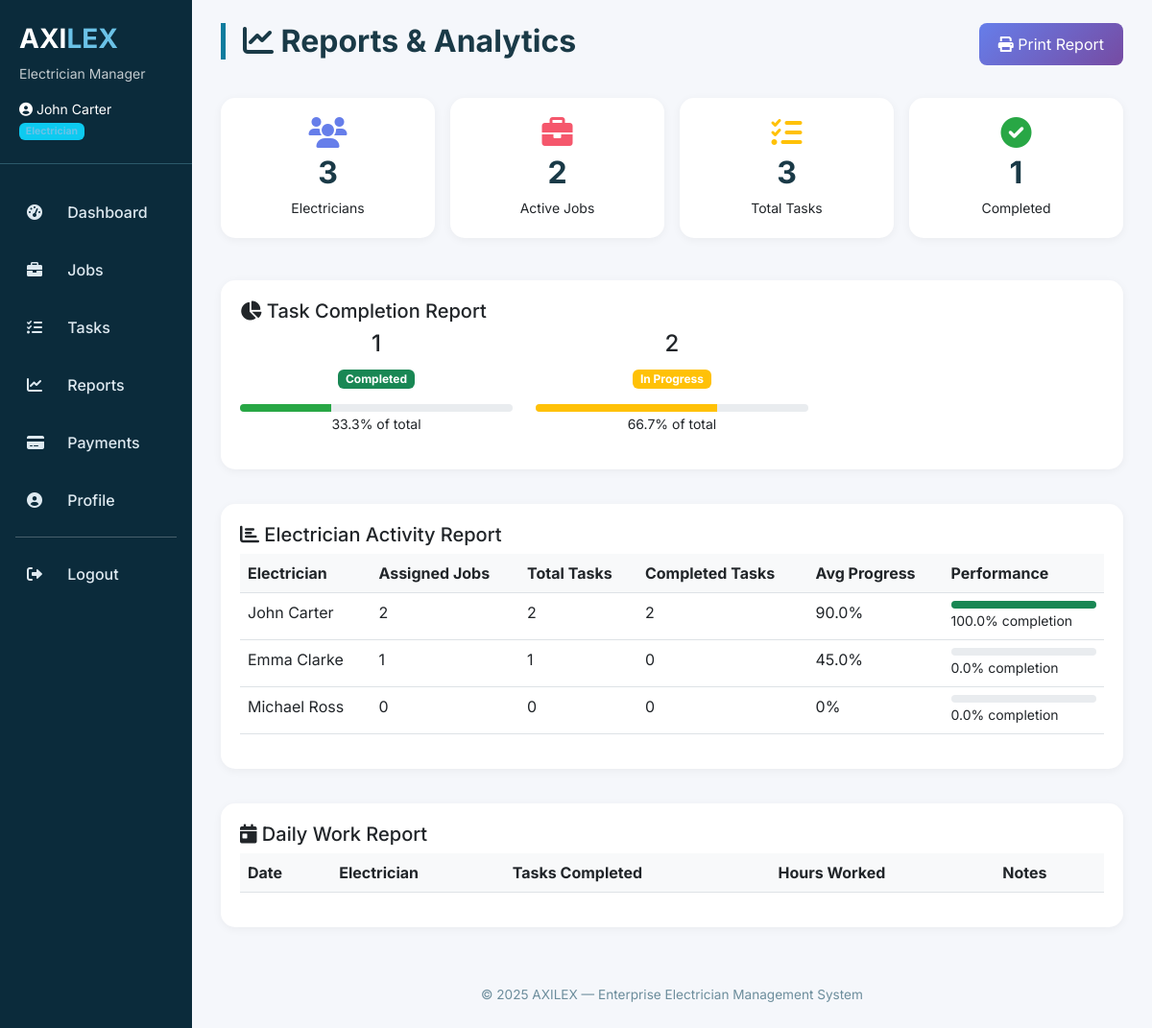
Screenshot of /reports (signed in) with the database file from the repository.
### tables this page shows
CREATE TABLE electricians (
        id INTEGER PRIMARY KEY AUTOINCREMENT,
        name TEXT NOT NULL,
        phone TEXT,
        email TEXT,
        specialization TEXT,
        status TEXT DEFAULT 'Available',
        user_id INTEGER,
        created_at TIMESTAMP DEFAULT CURRENT_TIMESTAMP,
        FOREIGN KEY (user_id) REFERENCES users (id)
    );

### app.py (the view)
@app.route('/reports')
@login_required
def reports():
    conn = get_db()
    total_electricians = conn.execute("SELECT COUNT(*) as count FROM electricians").fetchone()['count']
    active_jobs = conn.execute("SELECT COUNT(*) as count FROM jobs WHERE status != 'Completed'").fetchone()['count']
    pending_tasks = conn.execute("SELECT COUNT(*) as count FROM tasks WHERE status = 'Pending'").fetchone()['count']
    completed_jobs = conn.execute("SELECT COUNT(*) as count FROM jobs WHERE status = 'Completed'").fetchone()['count']
    total_tasks = conn.execute("SELECT COUNT(*) as count FROM tasks").fetchone()['count']
    in_progress_tasks = conn.execute("SELECT COUNT(*) as count FROM tasks WHERE status = 'In Progress'").fetchone()['count']
    task_completion = conn.execute("""
        SELECT status, COUNT(*) as count,
               ROUND(CAST(COUNT(*) AS FLOAT) / (SELECT COUNT(*) FROM tasks) * 100, 1) as percentage
        FROM tasks GROUP BY status
    """).fetchall()
    electrician_activity = conn.execute("""
        SELECT e.name, COUNT(DISTINCT t.id) as total_tasks,
               SUM(CASE WHEN t.status = 'Completed' THEN 1 ELSE 0 END) as completed_tasks,
               ROUND(AVG(t.progress), 1) as avg_progress,
               COUNT(DISTINCT j.id) as assigned_jobs
        FROM electricians e
        LEFT JOIN tasks t ON t.electrician_id = e.id
        LEFT JOIN jobs j ON j.electrician_id = e.id
        GROUP BY e.id ORDER BY completed_tasks DESC
    """).fetchall()
    daily_reports = conn.execute("""
        SELECT dr.*, e.name as electrician_name
        FROM daily_reports dr
        LEFT JOIN electricians e ON dr.electrician_id = e.id
        ORDER BY dr.report_date DESC LIMIT 10
    """).fetchall()
    payment_summary = conn.execute("""
        SELECT
            SUM(CASE WHEN status = 'completed' THEN amount ELSE 0 END) as total_collected,
            COUNT(CASE WHEN status = 'completed' THEN 1 END) as total_transactions
        FROM payments
    """).fetchone()
    conn.close()
    return render_template('reports.html',
                         total_electricians=total_electricians,
                         active_jobs=active_jobs,
                         pending_tasks=pending_tasks,
                         completed_jobs=completed_jobs,
                         total_tasks=total_tasks,
                         in_progress_tasks=in_progress_tasks,
                         task_completion=[dict(row) for row in task_completion],
                         electrician_activity=[dict(row) for row in electrician_activity],
                         daily_reports=daily_reports,
                         payment_summary=dict(payment_summary))

### app.py (called while the page is built)
def login_required(f):
    @wraps(f)
    def decorated_function(*args, **kwargs):
        if 'user_id' not in session:
            flash('Please login to access this page.', 'warning')
            return redirect(url_for('login'))
        return f(*args, **kwargs)
    return decorated_function

def get_db():
    conn = sqlite3.connect('database.db')
    conn.row_factory = sqlite3.Row
    return conn

### frontend/templates/reports.html (shortened to what this page needs)
{% extends "base.html" %}
{% block content %}
<div class="row mb-3">
    <div class="col-8">
        <h2 class="page-title"><i class="fas fa-chart-line"></i> Reports & Analytics</h2>
    </div>
    <div class="col-4 text-end">
        <button class="btn-print" onclick="window.print()">
            <i class="fas fa-print"></i> Print Report
        </button>
    </div>
</div>
<div class="row g-3 mb-4">
    <div class="col-md-3">
        <div class="report-card text-center">
            <i class="fas fa-users fa-2x" style="color: #667eea;"></i>
            <div class="stat-number">{{ total_electricians }}</div>
            <small>Electricians</small>
        </div>
    </div>
    <div class="col-md-3">
        <div class="report-card text-center">
            <i class="fas fa-briefcase fa-2x" style="color: #f5576c;"></i>
            <div class="stat-number">{{ active_jobs }}</div>
            <small>Active Jobs</small>
        </div>
    </div>
    <div class="col-md-3">
        <div class="report-card text-center">
            <i class="fas fa-tasks fa-2x" style="color: #ffc107;"></i>
            <div class="stat-number">{{ total_tasks }}</div>
            <small>Total Tasks</small>
        </div>
    </div>
    <div class="col-md-3">
        <div class="report-card text-center">
            <i class="fas fa-check-circle fa-2x" style="color: #28a745;"></i>
            <div class="stat-number">{{ completed_jobs }}</div>
            <small>Completed</small>
        </div>
    </div>
</div>
<div class="row">
    <div class="col-12">
        <div class="report-card">
            <h5><i class="fas fa-chart-pie"></i> Task Completion Report</h5>
            <div class="row">
                {% for status in task_completion %}
                <div class="col-md-4">
                    <div class="text-center mb-3">
                        <h4>{{ status.count }}</h4>
                        <p>
                            <span class="badge {% if status.status == 'Completed' %}bg-success{% elif status.status == 'In Progress' %}bg-warning{% else %}bg-secondary{% endif %}">
                                {{ status.status }}
                            </span>
                        </p>
                        <div class="progress">
                            <div class="progress-bar" style="width: {{ status.percentage }}%; background: {% if status.status == 'Completed' %}#28a745{% elif status.status == 'In Progress' %}#ffc107{% else %}#6c757d{% endif %};"></div>
                        </div>
                        <small>{{ status.percentage }}% of total</small>
                    </div>
                </div>
                {% endfor %}
            </div>
        </div>
    </div>
</div>
<div class="row mt-3">
    <div class="col-12">
        <div class="report-card">
            <h5><i class="fas fa-chart-bar"></i> Electrician Activity Report</h5>
            <div class="table-responsive">
                <table class="table table-hover table-report">
                    <thead>
                        <tr>
                            <th>Electrician</th>
                            <th>Assigned Jobs</th>
                            <th>Total Tasks</th>
                            <th>Completed Tasks</th>
                            <th>Avg Progress</th>
                            <th>Performance</th>
                        </tr>
                    </thead>
                    <tbody>
                        {% for activity in electrician_activity %}
                        <tr>
                            <td>{{ activity.name }}</td>
                            <td>{{ activity.assigned_jobs or 0 }}</td>
                            <td>{{ activity.total_tasks or 0 }}</td>
                            <td>{{ activity.completed_tasks or 0 }}</td>
                            <td>{{ activity.avg_progress or 0 }}%</td>
                            <td>
                                <div class="progress" style="height: 8px;">
                                    <div class="progress-bar bg-success" style="width: {{ (activity.completed_tasks / activity.total_tasks * 100) if activity.total_tasks > 0 else 0 }}%"></div>
                                </div>
                                <small>{{ ((activity.completed_tasks or 0) / (activity.total_tasks or 1) * 100)|round(1) }}% completion</small>
                            </td>
                        </tr>
                        {% endfor %}
                    </tbody>
                </table>
            </div>
        </div>
    </div>
</div>
<div class="row mt-3">
    <div class="col-12">
        <div class="report-card">
            <h5><i class="fas fa-calendar-day"></i> Daily Work Report</h5>
            <div class="table-responsive">
                <table class="table table-hover table-report">
                    <thead>
                        <tr>
                            <th>Date</th>
                            <th>Electrician</th>
                            <th>Tasks Completed</th>
                            <th>Hours Worked</th>
                            <th>Notes</th>
                        </tr>
                    </thead>
                </table>
            </div>
        </div>
    </div>
</div>
{% endblock %}

### frontend/templates/base.html (shortened to what this page needs)
<!DOCTYPE html>
<html lang="en">
<head>
    <link rel="stylesheet" href="https://cdnjs.cloudflare.com/ajax/libs/font-awesome/6.0.0-beta3/css/all.min.css">
    <link href="https://cdn.jsdelivr.net/npm/bootstrap@5.3.0-alpha1/dist/css/bootstrap.min.css" rel="stylesheet">
</head>
<body>
    <div class="container-fluid p-0">
        <div class="row g-0">
            <div class="col-md-3 col-lg-2 sidebar">
                <div class="logo-area">
                    <h3>AXI<span>LEX</span></h3>
                    <p class="small mb-0 opacity-75">Electrician Manager</p>
                    {% if session.user_name %}
                        <div class="mt-3 small">
                            <i class="fas fa-user-circle"></i> {{ session.user_name }}
                            <br><span class="badge bg-info mt-1">{{ session.user_role }}</span>
                        </div>
                    {% endif %}
                </div>
                <nav class="nav flex-column">
                    {% if session.user_id %}
                        <a class="nav-link" href="{{ url_for('dashboard') }}"><i class="fas fa-tachometer-alt"></i> Dashboard</a>
                        <a class="nav-link" href="{{ url_for('jobs') }}"><i class="fas fa-briefcase"></i> Jobs</a>
                        <a class="nav-link" href="{{ url_for('tasks') }}"><i class="fas fa-tasks"></i> Tasks</a>
                        <a class="nav-link" href="{{ url_for('reports') }}"><i class="fas fa-chart-line"></i> Reports</a>
                        <a class="nav-link" href="{{ url_for('payments') }}"><i class="fas fa-credit-card"></i> Payments</a>
                        <a class="nav-link" href="{{ url_for('profile') }}"><i class="fas fa-user-circle"></i> Profile</a>
                        <hr class="my-2 mx-3 bg-secondary">
                        <a class="nav-link" href="{{ url_for('logout') }}"><i class="fas fa-sign-out-alt"></i> Logout</a>
                    {% else %}
                        <a class="nav-link" href="{{ url_for('login') }}"><i class="fas fa-sign-in-alt"></i> Login</a>
                        <a class="nav-link" href="{{ url_for('register') }}"><i class="fas fa-user-plus"></i> Register</a>
                    {% endif %}
                </nav>
            </div>
            <div class="col-md-9 col-lg-10 main-content">
                {% block content %}{% endblock %}
                <footer>© 2025 AXILEX — Enterprise Electrician Management System</footer>
            </div>
        </div>
    </div>
</body>
</html>

### frontend/templates/base.html (style rules this page uses)
* { font-family: 'Inter', sans-serif; }
body { background: #f5f7fb; }
.sidebar { background: #0b2b3b; color: white; min-height: 100vh; box-shadow: 2px 0 12px rgba(0,0,0,0.05); }
.sidebar .nav-link { color: #dee9f0; padding: 12px 20px; margin: 6px 8px; border-radius: 12px; font-weight: 500; transition: 0.2s; }
.sidebar .nav-link i { width: 28px; margin-right: 10px; }
.logo-area { padding: 24px 20px; border-bottom: 1px solid #2c5a6b; margin-bottom: 20px; }
.logo-area h3 { font-weight: 700; }
.logo-area span { color: #6bc2e7; }
.main-content { background: #f5f7fb; padding: 24px 30px; min-height: 100vh; }
.page-title { font-weight: 700; color: #1a3a47; margin-bottom: 24px; border-left: 5px solid #0e7c9e; padding-left: 18px; }
footer { text-align: center; margin-top: 40px; color: #6c8d9c; font-size: 0.85rem; }

### frontend/templates/reports.html (style rules this page uses)
.report-card { background: white; border-radius: 15px; padding: 20px; margin-bottom: 20px; box-shadow: 0 2px 10px rgba(0,0,0,0.05); }
.stat-number { font-size: 2rem; font-weight: bold; color: #1a3a47; }
.btn-print { background: linear-gradient(135deg, #667eea, #764ba2); color: white; border: none; padding: 10px 20px; border-radius: 8px; }
.table-report th { background: #f8f9fa; }
.progress { height: 8px; border-radius: 10px; }

### rows the page displays
electricians: user_name "John Carter", name "John Carter", user "2", avg_progress "90.0", completed_tasks "100.0"
electricians: name "Emma Clarke", assigned_jobs "1", total_tasks "1", completed_tasks "0", avg_progress "45.0", completed_tasks "0.0"
electricians: name "Michael Ross", assigned_jobs "0", total_tasks "0", completed_tasks "0", avg_progress "0", completed_tasks "0.0"

### other values shown
{{ session.user_role }} "Electrician"
{{ total_electricians }} "3"
{{ active_jobs }} "2"
{{ total_tasks }} "3"
{{ completed_jobs }} "1"
{{ status.count }} "1" "2"
{{ status.status }} "Completed" "In Progress"
{{ status.percentage }} "33.3" "66.7"
